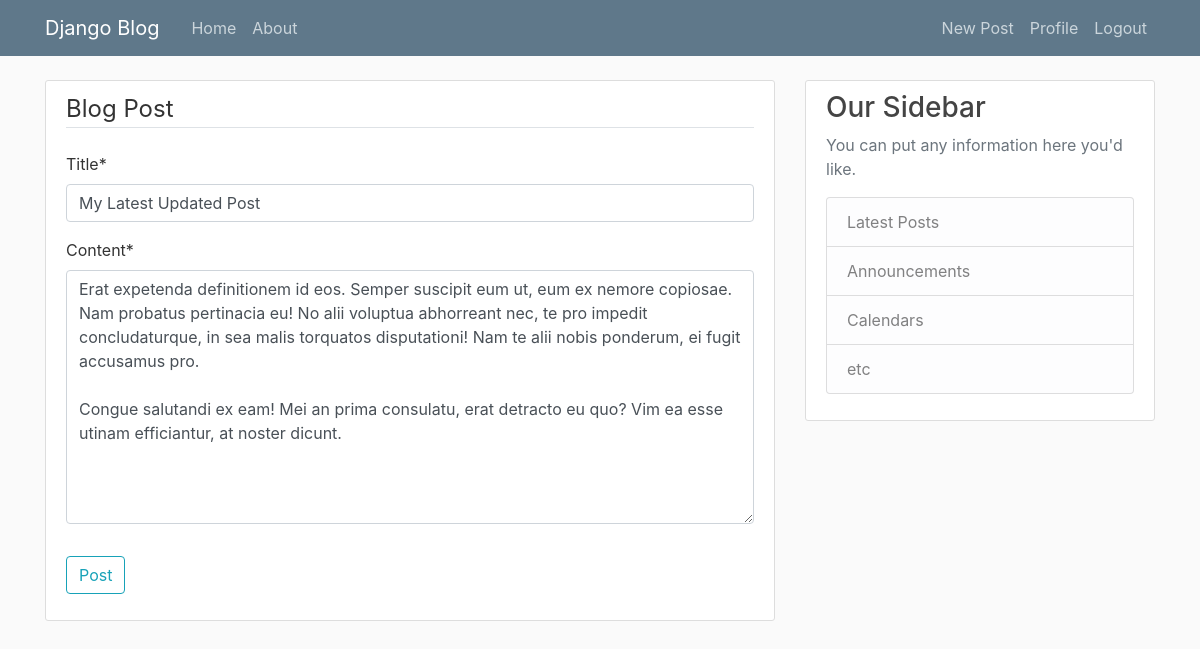
/post/32/update/ (signed in), run on the app's committed database.
### blog/models.py (models this page shows, shortened)
class Posts(models.Model):
    title = models.CharField(max_length=100)
    content = models.TextField()
    date_posted = models.DateTimeField(default=timezone.now)
    author = models.ForeignKey(User, on_delete=models.CASCADE)

### blog/views.py (the view)
# urls.py: path('post/<int:pk>/update/', PostUpdateView.as_view(), name='post-update'),
class PostUpdateView(UserPassesTestMixin, LoginRequiredMixin, UpdateView):
    model = Posts
    fields = ['title', 'content']
    def test_func(self):
        post = self.get_object()
        if post.author == self.request.user:
            return True
        else:
            return False

### blog/templates/blog/posts_form.html (shortened to what this page needs)
{% extends "blog/base.html" %} {% block content %} {%load crispy_forms_tags%}
<div class="content-section">
  <form method="POST">
    <fieldset class="form-group">
      <legend class="border-bottom mb-4">Blog Post</legend>
      {{form|crispy}}
    </fieldset>
    <div class="form-group">
      <button class="btn btn-outline-info" type="submit">Post</button>
    </div>
  </form>
</div>
{% endblock content %}

### blog/static/blog/main.css (style rules this page uses)
body { background: #fafafa; color: #333333; margin-top: 5rem; }
.content-section { background: #ffffff; padding: 10px 20px; border: 1px solid #dddddd; border-radius: 3px; margin-bottom: 20px; }

### data on the page
Posts: title "My Latest Updated Post", content "Erat expetenda definitionem id eos. Semper suscipit eum ut, eum ex nemore copiosae. Nam probatus pertinacia eu! No alii voluptua abhorreant nec, te pro impedit concludaturque, in sea malis torquatos disputationi! Nam te alii nobis ponderum, ei fugit accusamus pro. Congue salutandi ex eam! Mei an prima consulatu, erat detracto eu quo? Vim ea esse utinam efficiantur, at noster dicunt."
